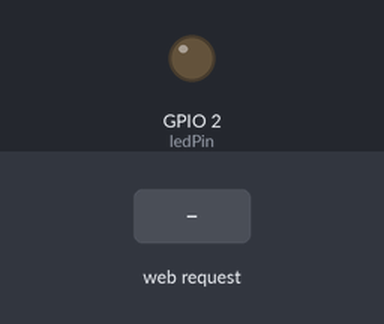
This sketch was run on a simulated ESP32. Shown: output pins drawn as LEDs (lit = HIGH). Inputs (shaded band) come from the test bench. WiFi joins after 1.5 s; servers stay silent unless stated; what the sketch prints to the serial monitor is not drawn.

Above: at 2.7 s.
2.8 s: HTTP request GET /led/on received
At 3.9 s:
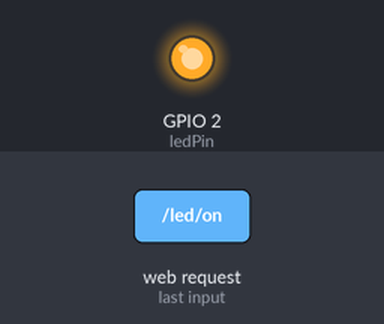
4.3 s: HTTP request GET /led/off received
At 5.1 s:
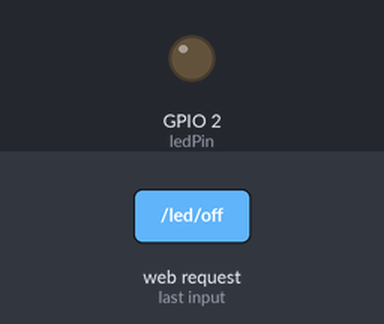
Timing chart, 0 to 7.3 s (numbered marks = the images above; inputs shaded):
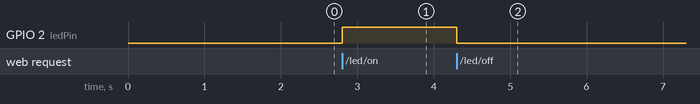

The sketch:

conexaoWiFiCompleta_Json.ino
```cpp
#include <WiFi.h>
#include <WebServer.h>
#include <ArduinoJson.h> // Adicionando a biblioteca ArduinoJson

const char* ssid = "ANDRADE GOES";
const char* password = "";

WebServer server(8000);

int ledPin = 2; // O pino onde o LED está conectado
bool ledState = false; // Estado inicial do LED é desligado

void setup() {

  Serial.begin(115200);
  pinMode(ledPin, OUTPUT);

  Serial.println();
  Serial.print("Conectando-se a ");
  Serial.println(ssid);

    //inicio do bloco*** Configuração do IP fixo
  IPAddress ip(192, 168, 15, 8); // Insira o endereço IP fixo desejado
  IPAddress gateway(192, 168, 15, 1); // Insira o endereço do gateway
  IPAddress subnet(255, 255, 255, 0); // Insira a máscara de sub-rede
  WiFi.config(ip, gateway, subnet);
  // fim do bloco

  // Inicializa a conexão Wi-Fi
  WiFi.begin(ssid, password);

  while (WiFi.status() != WL_CONNECTED) {
    delay(500);
    Serial.print(".");
  }
  Serial.println("");
  Serial.println("WiFi conectada.");
  Serial.println("Endereço de IP: ");

  Serial.println(WiFi.localIP());

  // Roteamento de URLs
  server.on("/", HTTP_GET, [](){
    // Criação do objeto JSON
    StaticJsonDocument<200> jsonDoc;
    jsonDoc["led"] = ledState ? "ligado" : "desligado";

    // Serialize o objeto JSON para uma string
    String jsonResponse;
    serializeJson(jsonDoc, jsonResponse);

    // Envia a resposta como JSON
    server.send(200, "application/json", jsonResponse);
  });

  server.on("/led/on", HTTP_GET, [](){
    digitalWrite(ledPin, HIGH);
    ledState = true;
    server.send(200, "text/plain", "Acao {'LED':'ligado'}");
  });

  server.on("/led/off", HTTP_GET, [](){
    digitalWrite(ledPin, LOW);
    ledState = false;
    server.send(200, "text/plain", "Acao {'LED':'desligado'}");
  });

  server.begin();
}

void loop() {
  server.handleClient();
}
```

Measured:
- after the input at 2.8 s, GPIO 2 (ledPin): LOW → HIGH at once
- after the input at 4.3 s, GPIO 2 (ledPin): HIGH → LOW at once
